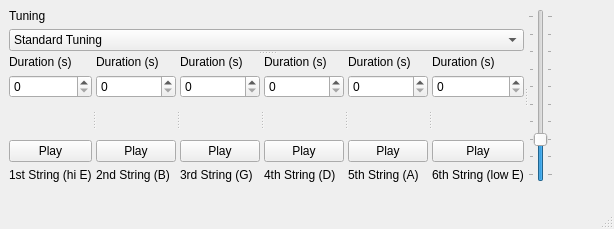
<?xml version="1.0" encoding="UTF-8"?>
<ui version="4.0">
 <class>MainWindow</class>
 <widget class="QMainWindow" name="MainWindow">
  <property name="geometry">
   <rect>
    <x>0</x>
    <y>0</y>
    <width>614</width>
    <height>229</height>
   </rect>
  </property>
  <property name="windowTitle">
   <string>Tuner</string>
  </property>
  <widget class="QWidget" name="centralwidget">
   <layout class="QFormLayout" name="formLayout">
    <item row="0" column="0">
     <widget class="QSplitter" name="splitter_3">
      <property name="orientation">
       <enum>Qt::Horizontal</enum>
      </property>
      <widget class="QSplitter" name="splitter_2">
       <property name="orientation">
        <enum>Qt::Vertical</enum>
       </property>
       <widget class="QWidget" name="verticalLayoutWidget_7">
        <layout class="QVBoxLayout" name="verticalLayout_7">
         <item>
          <widget class="QLabel" name="label_13">
           <property name="text">
            <string>Tuning </string>
           </property>
          </widget>
         </item>
         <item>
          <widget class="QComboBox" name="tuningBox">
           <property name="toolTip">
            <string>Change the tuning mode</string>
           </property>
           <item>
            <property name="text">
             <string>Standard Tuning</string>
            </property>
           </item>
           <item>
            <property name="text">
             <string>D# Standard</string>
            </property>
           </item>
          </widget>
         </item>
        </layout>
       </widget>
       <widget class="QSplitter" name="splitter">
        <property name="orientation">
         <enum>Qt::Horizontal</enum>
        </property>
        <widget class="QWidget" name="verticalLayoutWidget_6">
         <layout class="QVBoxLayout" name="verticalLayout_6">
          <item>
           <widget class="QLabel" name="label_11">
            <property name="text">
             <string>Duration (s)</string>
            </property>
           </widget>
          </item>
          <item>
           <widget class="QSpinBox" name="oneSeconds"/>
          </item>
          <item>
           <spacer name="verticalSpacer_6">
            <property name="orientation">
             <enum>Qt::Vertical</enum>
            </property>
            <property name="sizeHint" stdset="0">
             <size>
              <width>20</width>
              <height>40</height>
             </size>
            </property>
           </spacer>
          </item>
          <item>
           <widget class="QPushButton" name="firstString">
            <property name="text">
             <string>Play</string>
            </property>
           </widget>
          </item>
          <item>
           <widget class="QLabel" name="label_12">
            <property name="text">
             <string>1st String (hi E)</string>
            </property>
           </widget>
          </item>
         </layout>
        </widget>
        <widget class="QWidget" name="verticalLayoutWidget_5">
         <layout class="QVBoxLayout" name="verticalLayout_5">
          <item>
           <widget class="QLabel" name="label_9">
            <property name="text">
             <string>Duration (s)</string>
            </property>
           </widget>
          </item>
          <item>
           <widget class="QSpinBox" name="twoSeconds"/>
          </item>
          <item>
           <spacer name="verticalSpacer_5">
            <property name="orientation">
             <enum>Qt::Vertical</enum>
            </property>
            <property name="sizeHint" stdset="0">
             <size>
              <width>20</width>
              <height>40</height>
             </size>
            </property>
           </spacer>
          </item>
          <item>
           <widget class="QPushButton" name="twoString">
            <property name="text">
             <string>Play</string>
            </property>
           </widget>
          </item>
          <item>
           <widget class="QLabel" name="label_10">
            <property name="text">
             <string>2nd String (B)</string>
            </property>
           </widget>
          </item>
         </layout>
        </widget>
        <widget class="QWidget" name="verticalLayoutWidget_4">
         <layout class="QVBoxLayout" name="verticalLayout_4">
          <item>
           <widget class="QLabel" name="label_7">
            <property name="text">
             <string>Duration (s)</string>
            </property>
           </widget>
          </item>
          <item>
           <widget class="QSpinBox" name="threeSeconds"/>
          </item>
          <item>
           <spacer name="verticalSpacer_4">
            <property name="orientation">
             <enum>Qt::Vertical</enum>
            </property>
            <property name="sizeHint" stdset="0">
             <size>
              <width>20</width>
              <height>40</height>
             </size>
            </property>
           </spacer>
          </item>
          <item>
           <widget class="QPushButton" name="threeString">
            <property name="text">
             <string>Play</string>
            </property>
           </widget>
          </item>
          <item>
           <widget class="QLabel" name="label_8">
            <property name="text">
             <string>3rd String (G)</string>
            </property>
           </widget>
          </item>
         </layout>
        </widget>
        <widget class="QWidget" name="verticalLayoutWidget_3">
         <layout class="QVBoxLayout" name="verticalLayout_3">
          <item>
           <widget class="QLabel" name="label_5">
            <property name="text">
             <string>Duration (s)</string>
            </property>
           </widget>
          </item>
          <item>
           <widget class="QSpinBox" name="fourSeconds"/>
          </item>
          <item>
           <spacer name="verticalSpacer_3">
            <property name="orientation">
             <enum>Qt::Vertical</enum>
            </property>
            <property name="sizeHint" stdset="0">
             <size>
              <width>20</width>
              <height>40</height>
             </size>
            </property>
           </spacer>
          </item>
          <item>
           <widget class="QPushButton" name="fourString">
            <property name="text">
             <string>Play</string>
            </property>
           </widget>
          </item>
          <item>
           <widget class="QLabel" name="label_6">
            <property name="text">
             <string>4th String (D)</string>
            </property>
           </widget>
          </item>
         </layout>
        </widget>
        <widget class="QWidget" name="verticalLayoutWidget_2">
         <layout class="QVBoxLayout" name="verticalLayout_2">
          <item>
           <widget class="QLabel" name="label_3">
            <property name="text">
             <string>Duration (s)</string>
            </property>
           </widget>
          </item>
          <item>
           <widget class="QSpinBox" name="fiveSeconds"/>
          </item>
          <item>
           <spacer name="verticalSpacer_2">
            <property name="orientation">
             <enum>Qt::Vertical</enum>
            </property>
            <property name="sizeHint" stdset="0">
             <size>
              <width>20</width>
              <height>40</height>
             </size>
            </property>
           </spacer>
          </item>
          <item>
           <widget class="QPushButton" name="fiveString">
            <property name="text">
             <string>Play</string>
            </property>
           </widget>
          </item>
          <item>
           <widget class="QLabel" name="label_4">
            <property name="text">
             <string>5th String (A)</string>
            </property>
           </widget>
          </item>
         </layout>
        </widget>
        <widget class="QWidget" name="verticalLayoutWidget">
         <layout class="QVBoxLayout" name="verticalLayout">
          <item>
           <widget class="QLabel" name="label">
            <property name="text">
             <string>Duration (s)</string>
            </property>
           </widget>
          </item>
          <item>
           <widget class="QSpinBox" name="sixSeconds"/>
          </item>
          <item>
           <spacer name="verticalSpacer">
            <property name="orientation">
             <enum>Qt::Vertical</enum>
            </property>
            <property name="sizeHint" stdset="0">
             <size>
              <width>20</width>
              <height>40</height>
             </size>
            </property>
           </spacer>
          </item>
          <item>
           <widget class="QPushButton" name="sixString">
            <property name="text">
             <string>Play</string>
            </property>
           </widget>
          </item>
          <item>
           <widget class="QLabel" name="label_2">
            <property name="text">
             <string>6th String (low E)</string>
            </property>
           </widget>
          </item>
         </layout>
        </widget>
       </widget>
      </widget>
      <widget class="QSlider" name="volumeSlide">
       <property name="toolTip">
        <string>Adjust Volume</string>
       </property>
       <property name="minimum">
        <number>1</number>
       </property>
       <property name="maximum">
        <number>10</number>
       </property>
       <property name="sliderPosition">
        <number>3</number>
       </property>
       <property name="orientation">
        <enum>Qt::Vertical</enum>
       </property>
       <property name="tickPosition">
        <enum>QSlider::TicksBothSides</enum>
       </property>
       <property name="tickInterval">
        <number>1</number>
       </property>
      </widget>
     </widget>
    </item>
   </layout>
  </widget>
  <widget class="QStatusBar" name="statusbar"/>
 </widget>
 <resources/>
 <connections>
  <connection>
   <sender>tuningBox</sender>
   <signal>activated(int)</signal>
   <receiver>tuningBox</receiver>
   <slot>setCurrentIndex(int)</slot>
   <hints>
    <hint type="sourcelabel">
     <x>289</x>
     <y>42</y>
    </hint>
    <hint type="destinationlabel">
     <x>289</x>
     <y>42</y>
    </hint>
   </hints>
  </connection>
 </connections>
</ui>
